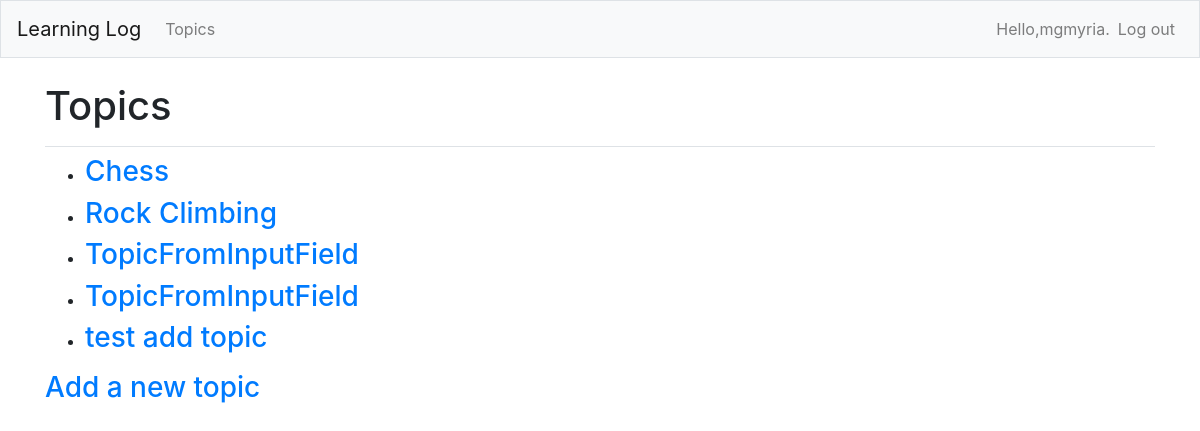
/ll/topics/ (signed in), run on an earlier commit of the app's database.
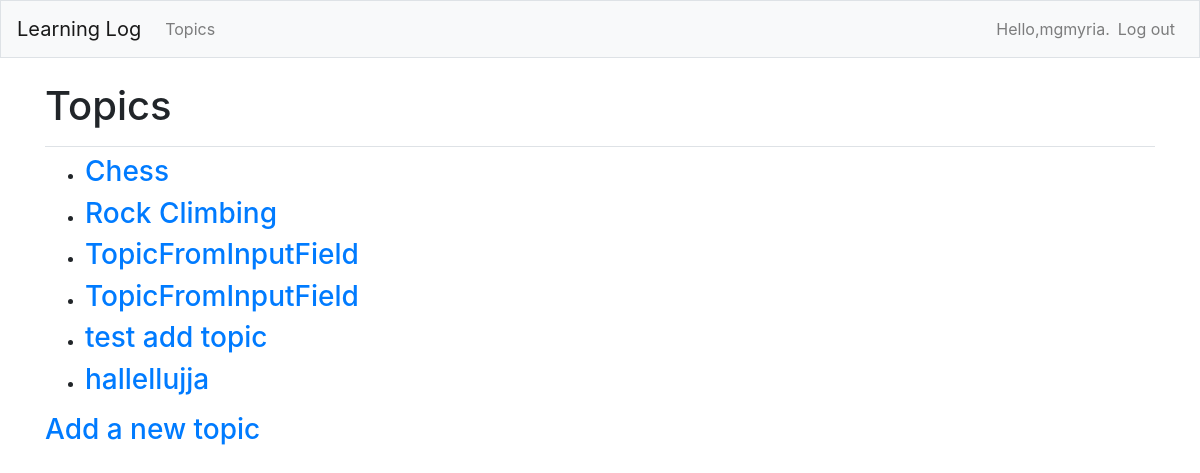
And on a later commit of the database.
### learning_logs/models.py (models this page shows)
class Topic(models.Model):
    text = models.CharField(max_length=200)
    date_added = models.DateTimeField(auto_now_add=True)
    owner = models.ForeignKey(User, on_delete=models.CASCADE)
    def __str__(self):
        return self.text

### learning_logs/views.py (the view)
# urls.py: path('topics/', views.topics, name='topics'),
@login_required
def topics(request):
    topics = Topic.objects.filter(owner=request.user).order_by('date_added')
    context = {'topics': topics}
    return render(request, 'learning_logs/topics.html', context)

### learning_logs/templates/learning_logs/topics.html
{% extends "learning_logs/base.html" %}
{% block page_header %}
  <h1>Topics</h1>
{% endblock page_header %}
{% block content %}
  <ul>
    {% for topic in topics %}
      <li><h3>
        <a href="{% url 'learning_logs:topic' topic.id %}">{{ topic }}</a>
      </h3></li>
    {% empty %}
      <li><h3>No topics have been added yet.</h3></li>
    {% endfor %}
  </ul>
  <h3><a href="{% url 'learning_logs:new_topic' %}">Add a new topic</a></h3>
{% endblock content %}

### learning_logs/templates/learning_logs/base.html (shortened to what this page needs)
{% load bootstrap4 %}
<!doctype html>
<html lang="en">
<head>
  {% bootstrap_css %}
</head>
<body>
  <nav class="navbar navbar-expand-md navbar-light bg-light mb-4 border">
      <a class="navbar-brand" href="{% url 'learning_logs:index'%}">Learning Log</a>
      <div class="collapse navbar-collapse" id="navbarCollapse">
          <ul class="navbar-nav mr-auto">
              <li class="nav-item">
                  <a class="nav-link" href="{% url 'learning_logs:topics' %}">Topics</a></li>
          </ul>
          <ul class="navbar-nav ml-auto">
              {% if user.is_authenticated %}
                <li class="nav-item">
                    <span class="navbar-text">Hello,{{ user.username }}.</span>
                </li>
                <li class="nav-item">
                    <a class="nav-link" href="{% url 'users:logout' %}">Log out</a>
                </li>
              {% else %}
                <li class="nav-item">
                    <a class="nav-link" href="{% url 'users:register' %}">Register</a>
                </li>
                <li class="nav-item">
                    <a class="nav-link" href="{% url 'users:login' %}">Log in</a></li>
              {% endif %}
          </ul>
      </div>
  </nav>
  <main role="main" class="container">
      <div class="pb-2 mb-2 border-bottom">
          {% block page_header %}{% endblock page_header %}
      </div>
      <div>
          {% block content %}{% endblock content %}
      </div>
  </main>
</body>
</html>

What changed in the data, as far as the page shows it:
added Topic: text "hallellujja"
